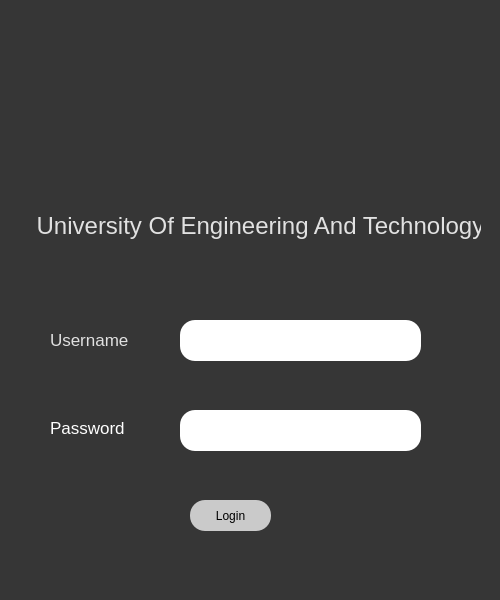
<?xml version="1.0" encoding="UTF-8"?>
<ui version="4.0">
 <class>Dialog</class>
 <widget class="QDialog" name="Dialog">
  <property name="geometry">
   <rect>
    <x>0</x>
    <y>0</y>
    <width>500</width>
    <height>600</height>
   </rect>
  </property>
  <property name="windowTitle">
   <string>Dialog</string>
  </property>
  <property name="styleSheet">
   <string notr="true">
background-color: rgb(54, 54, 54);</string>
  </property>
  <widget class="QLabel" name="label">
   <property name="geometry">
    <rect>
     <x>30</x>
     <y>200</y>
     <width>451</width>
     <height>51</height>
    </rect>
   </property>
   <property name="styleSheet">
    <string notr="true">color:rgb(225, 225, 225);font-size:18pt;</string>
   </property>
   <property name="text">
    <string> University Of Engineering And Technology </string>
   </property>
  </widget>
  <widget class="QLabel" name="label_3">
   <property name="geometry">
    <rect>
     <x>160</x>
     <y>50</y>
     <width>161</width>
     <height>141</height>
    </rect>
   </property>
   <property name="text">
    <string/>
   </property>
   <property name="pixmap">
    <pixmap>../Downloads/uet-lahore-logo-png_seeklogo-300387 (1).png</pixmap>
   </property>
   <property name="scaledContents">
    <bool>true</bool>
   </property>
  </widget>
  <widget class="QLabel" name="label_2">
   <property name="geometry">
    <rect>
     <x>50</x>
     <y>330</y>
     <width>91</width>
     <height>20</height>
    </rect>
   </property>
   <property name="styleSheet">
    <string notr="true">color:rgb(225,225,225);font-size:13pt;</string>
   </property>
   <property name="text">
    <string>Username</string>
   </property>
  </widget>
  <widget class="QLabel" name="label_4">
   <property name="geometry">
    <rect>
     <x>50</x>
     <y>420</y>
     <width>101</width>
     <height>16</height>
    </rect>
   </property>
   <property name="styleSheet">
    <string notr="true">color: rgb(255, 255, 255);font-size:13pt;</string>
   </property>
   <property name="text">
    <string>Password</string>
   </property>
  </widget>
  <widget class="QLineEdit" name="Username">
   <property name="geometry">
    <rect>
     <x>180</x>
     <y>320</y>
     <width>241</width>
     <height>41</height>
    </rect>
   </property>
   <property name="styleSheet">
    <string notr="true">background-color: rgb(255, 255, 255);
font: 75 14pt &quot;Verdana&quot;;
border-radius:15px;</string>
   </property>
  </widget>
  <widget class="QLineEdit" name="Password">
   <property name="geometry">
    <rect>
     <x>180</x>
     <y>410</y>
     <width>241</width>
     <height>41</height>
    </rect>
   </property>
   <property name="styleSheet">
    <string notr="true">background-color: rgb(255, 255, 255);
font: 75 14pt &quot;Verdana&quot;;
border-radius:15px;</string>
   </property>
  </widget>
  <widget class="QPushButton" name="Login">
   <property name="geometry">
    <rect>
     <x>190</x>
     <y>500</y>
     <width>81</width>
     <height>31</height>
    </rect>
   </property>
   <property name="styleSheet">
    <string notr="true">background-color: rgb(202, 202, 202);
font: 14pt &quot;Verdana&quot;;
border-radius:15px;</string>
   </property>
   <property name="text">
    <string>Login</string>
   </property>
  </widget>
 </widget>
 <resources>
  <include location="../Downloads/uet-lahore-logo-png_seeklogo-300387 (1).png"/>
 </resources>
 <connections/>
</ui>
